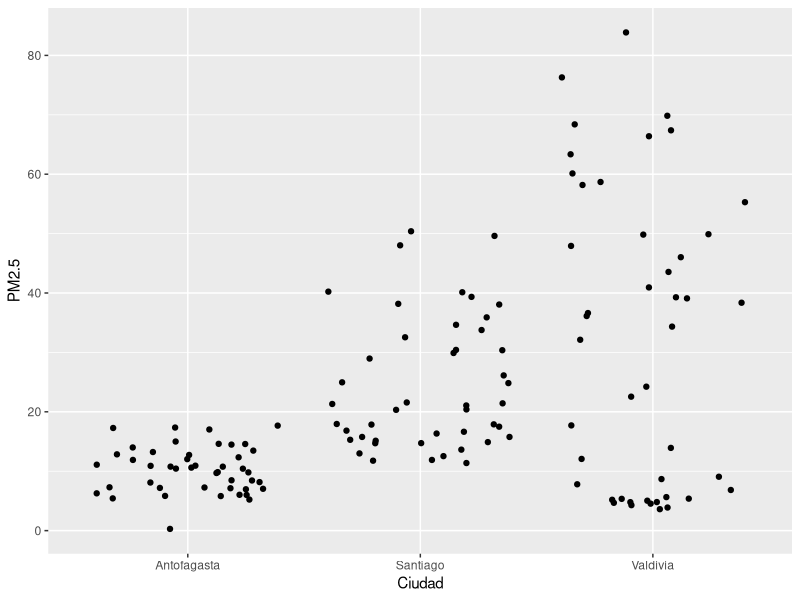
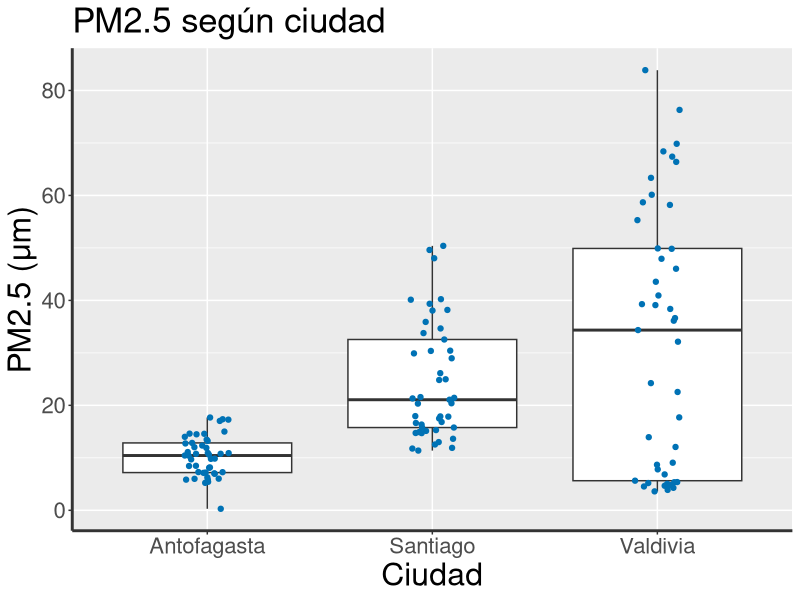

Recreate these plots in R, in order.
## ---- chunk 1
knitr::opts_chunk$set(collapse = TRUE)
## ---- chunk 2
library(ggplot2)
## ---- chunk 3
library(readr)
MaterialParticulado <- read_delim("MaterialParticulado.txt", 
delim = "\t", escape_double = FALSE, 
col_types = cols(Year = col_factor(levels = c("2018", "2019", "2020", "2021")), Mes = col_factor(levels = c("1", "2", "3", "4", "5", "6", "7", "8", 
"9", "10", "11", "12"))), trim_ws = TRUE)
## ---- chunk 4
ggplot(data=MaterialParticulado, mapping =aes(x=Ciudad, y=PM2.5))+
  geom_jitter()
## ---- chunk 5
ggplot(data=MaterialParticulado, mapping =aes(x=Ciudad, y=PM2.5))+
  geom_boxplot()+
  geom_jitter(position=position_jitter(0.1), color="#0072B5FF")+
  labs(title="PM2.5 según ciudad",
       y="PM2.5 (μm)", x="Ciudad")+
  theme(axis.text =element_text(size=16),
        axis.title=element_text(size=23),
        plot.title=element_text(size=25),
        axis.line = element_line(color = "#333333",size = 1, linetype = "solid"))
